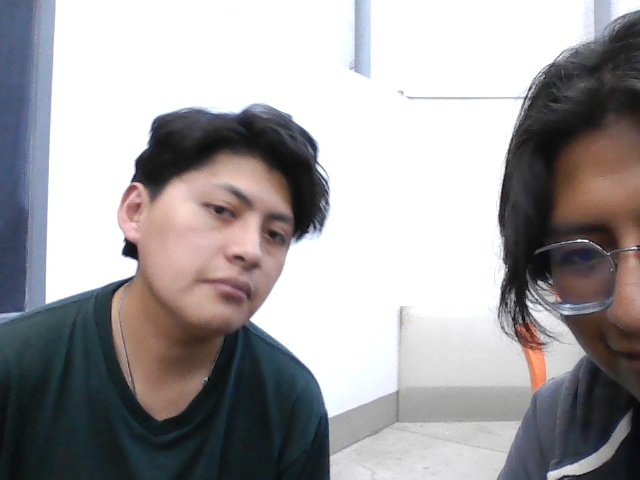
#> input picture Labo7/Captures/image1.jpg, 640 x 480 px, given in place of the camera
$ python Ejercicio6.py
#> lines starting #> are read from the running program, lines starting #| are printed output that depends on the picture; after the words box and inside, x2 and y2 are one past the last pixel; in counts of white or black regions, pixels touching at a corner belong together
import cv2
import time

cam = cv2.VideoCapture(0)
cam.set(3, 640)
cam.set(4, 480)

if not cam.isOpened():
    print("Error")
    exit()

t_antes = 0

while True:
    ok, img = cam.read()
#> img is the input picture: shape (480, 640, 3); mean B, G, R 160.3, 158.7, 161.1
    if not ok:
        print("Error de video")
        break

    gris = cv2.cvtColor(img, cv2.COLOR_BGR2GRAY)
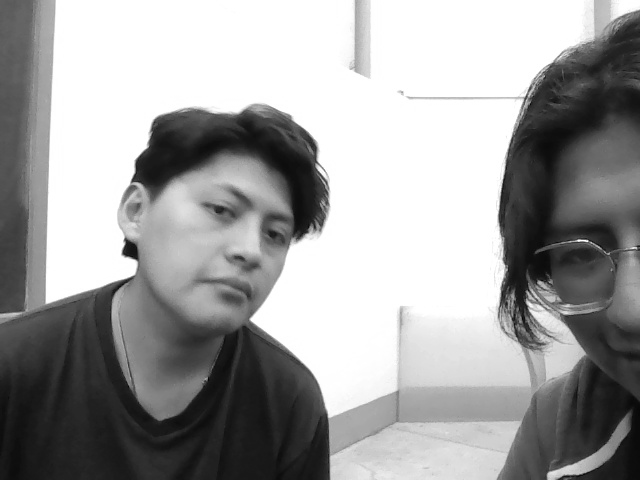
#> gris: shape (480, 640); min 4, max 255, mean 159.6
    suave = cv2.GaussianBlur(gris, (5, 5), 0)
    bordes = cv2.Canny(suave, 50, 150)
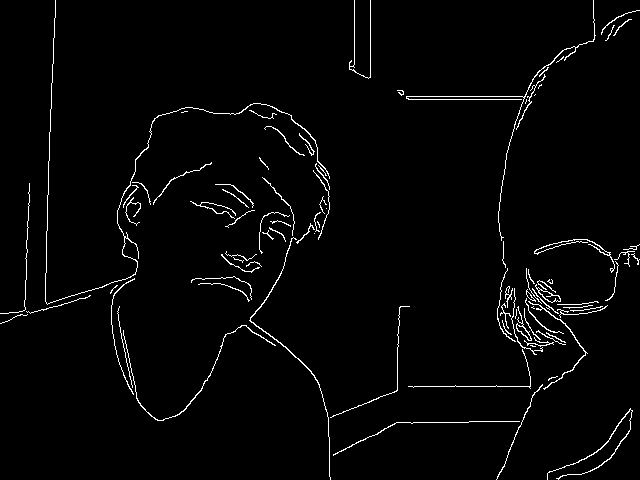
#> bordes: shape (480, 640); 2.3% white in thin lines or dots
    contornos, _ = cv2.findContours(bordes, cv2.RETR_EXTERNAL, cv2.CHAIN_APPROX_SIMPLE)
#> contornos = 92 contours, 74 with area under 20; largest, box (x1, y1, x2, y2) and area: (535, 284, 561, 303) 148, (516, 306, 532, 341) 100, (249, 237, 331, 480) 98, (45, 0, 330, 305) 96, (547, 408, 633, 480) 82

    cv2.drawContours(img, contornos, -1, (0, 255, 0), 2)

    t_ahora = time.time()
    fps = int(1 / (t_ahora - t_antes)) if (t_ahora - t_antes) > 0 else 0
    t_antes = t_ahora

    cv2.putText(img, f"FPS: {fps}", (10, 30), cv2.FONT_HERSHEY_SIMPLEX, 1, (0, 0, 255), 2)
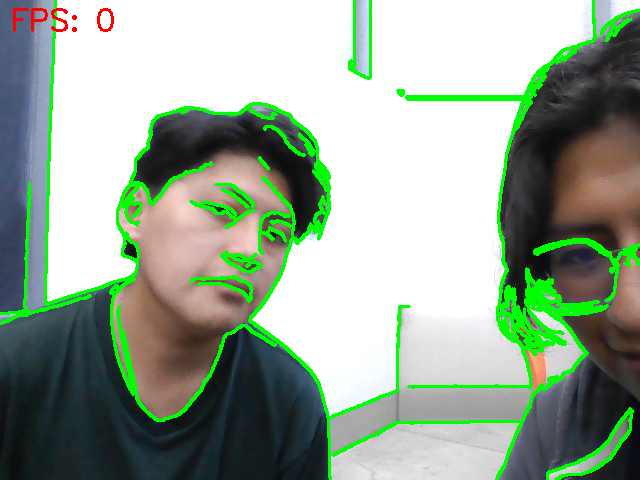
#> img: shape (480, 640, 3); mean B, G, R 149.1, 166.7, 150.5

    cv2.imshow("Contornos", img)
    cv2.imshow("Bordes", bordes)

    if cv2.waitKey(1) & 0xFF == ord('q'):
#> (key q is pressed here)
        break

cam.release()
cv2.destroyAllWindows()

$ run again, on Labo7/Captures/image2.jpg
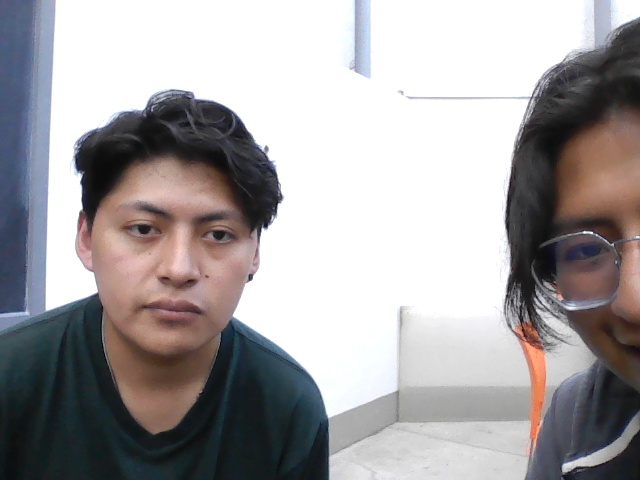
#> input picture Labo7/Captures/image2.jpg, 640 x 480 px, given in place of the camera
#> img is the input picture: shape (480, 640, 3); mean B, G, R 162, 160.6, 164
#> `bordes = cv2.Canny(suave, 50, 150)`:
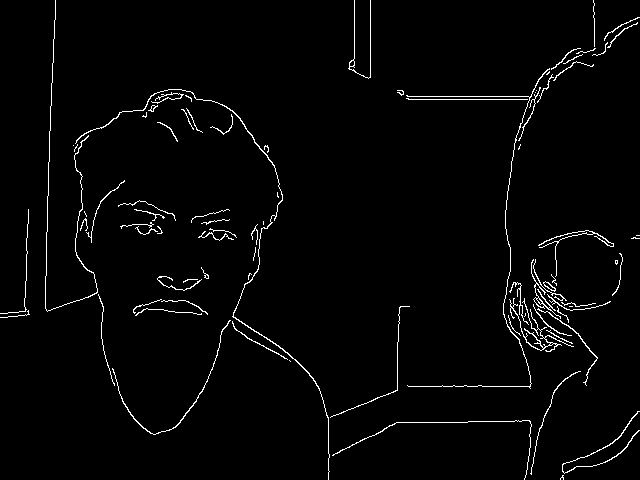
#> bordes: shape (480, 640); 2.2% white in thin lines or dots
#> contornos = 85 contours, 68 with area under 20; largest, box (x1, y1, x2, y2) and area: (75, 89, 330, 480) 181, (531, 259, 561, 319) 98, (509, 298, 574, 352) 78, (112, 320, 231, 435) 74, (562, 411, 640, 474) 72
#> `cv2.putText(img, f"FPS: {fps}", (10, 30), cv2.FONT_HERSHEY_SIMPLEX, 1,..`:
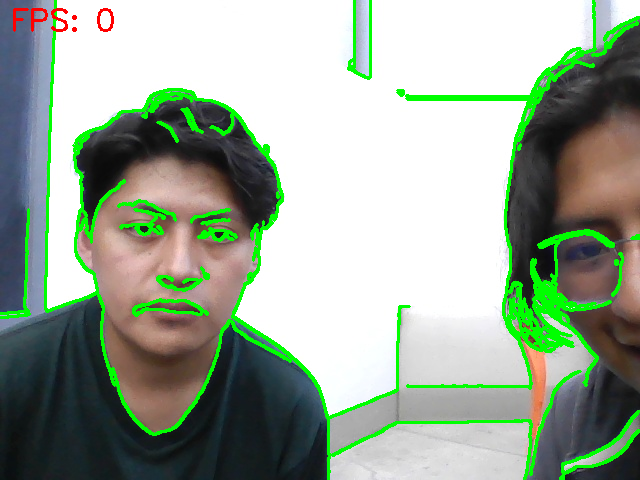
#> img: shape (480, 640, 3); mean B, G, R 151.5, 168.5, 154.2

$ run again, on Labo7/Captures/image3.jpg
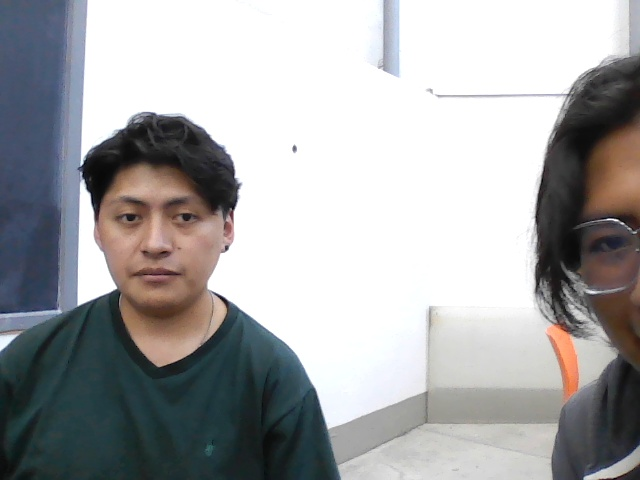
#> input picture Labo7/Captures/image3.jpg, 640 x 480 px, given in place of the camera
#> img is the input picture: shape (480, 640, 3); mean B, G, R 168.5, 167.3, 166.9
#> `bordes = cv2.Canny(suave, 50, 150)`:
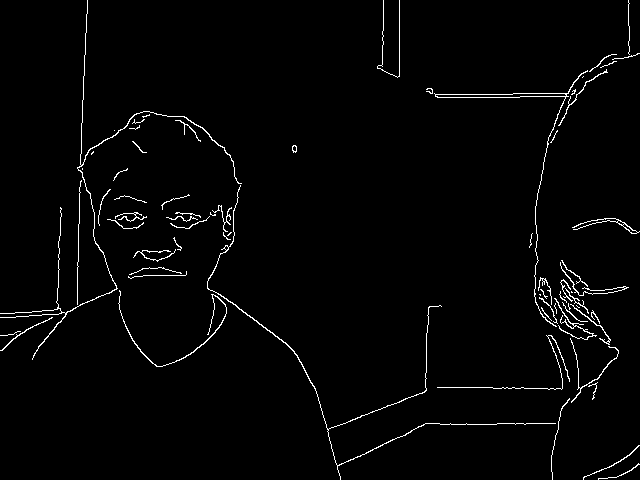
#> bordes: shape (480, 640); 2% white in thin lines or dots
#> contornos = 69 contours, 54 with area under 20; largest, box (x1, y1, x2, y2) and area: (434, 70, 588, 327) 444, (207, 185, 556, 480) 158, (0, 0, 242, 360) 152, (118, 290, 227, 367) 83, (572, 218, 640, 234) 83
#> `cv2.putText(img, f"FPS: {fps}", (10, 30), cv2.FONT_HERSHEY_SIMPLEX, 1,..`:
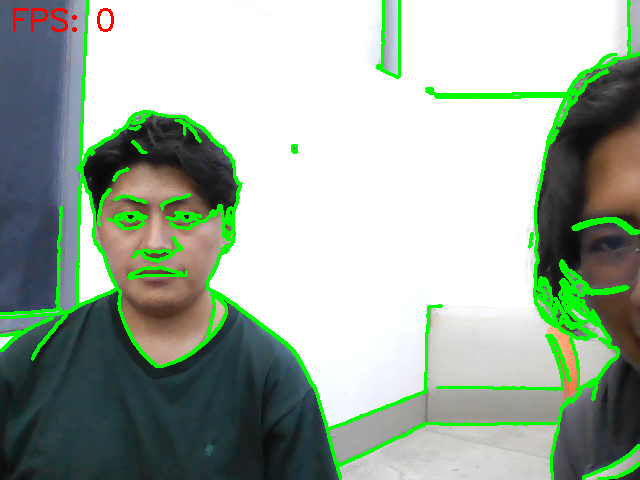
#> img: shape (480, 640, 3); mean B, G, R 159.2, 174, 157.9
